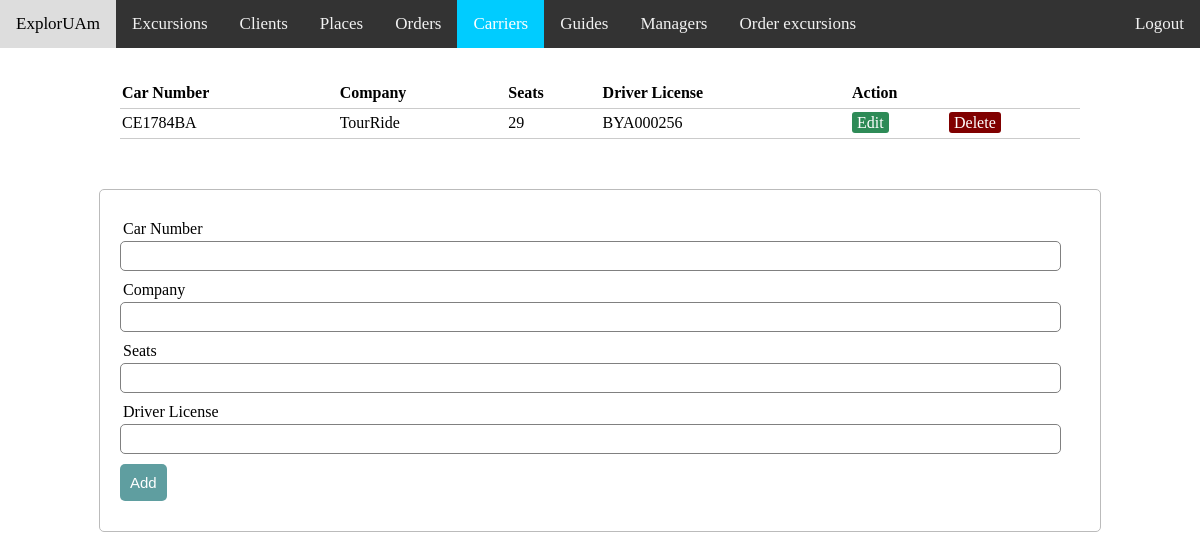
Page /admin_view/carriers.php on the committed database.
### tables this page shows
CREATE TABLE IF NOT EXISTS `carrier` (
  `id_carrier` int(11) NOT NULL AUTO_INCREMENT,
  `car_number` char(8) NOT NULL,
  `name_company` varchar(30) NOT NULL,
  `seats` int(11) NOT NULL,
  `driver_license` char(9) NOT NULL,
  PRIMARY KEY (`id_carrier`)
);

### admin_view/server.php (called while the page is built, shortened)
<?php
	$update = false;
	$car_number= "";
	$name_company= "";
	$driver_license= "";
?>

### admin_view/carriers.php (the view, shortened to what this page needs)
<?php  include('server.php');
?>
<html>
<head>
<link rel="stylesheet" href="adminstyle.css">
</head>
<body>
<div class="topnav"> <a class="hover">ExplorUAm</a>
  <a href="excursions.php">Excursions</a>
  <a href="clients.php">Clients</a>
  <a href="places.php">Places</a>
  <a href="orders.php">Orders</a>
  <a class="active" href="carriers.php">Carriers</a>
  <a href="guides.php">Guides</a>
  <a href="managers.php">Managers</a>
  <a href="order_excursions.php">Order excursions</a>
  <a href="../logout.php" style="float:right"> Logout </a>
</div>
<?php $results = mysqli_query($db, "SELECT * FROM carrier"); ?>
<table>
  <thead>
    <tr>
      <th>Car Number</th>
      <th>Company</th>
      <th>Seats</th>
      <th>Driver License</th>
      <th colspan="2">Action</th>
    </tr>
  </thead>
  <?php while ($row = mysqli_fetch_array($results)) { ?>
    <tr>
      <td><?php echo $row['car_number']; ?></td>
      <td><?php echo $row['name_company']; ?></td>
      <td><?php echo $row['seats']; ?></td>
      <td><?php echo $row['driver_license']; ?></td>
      <td>
        <a href="carriers.php?edit_carrier=<?php echo $row['id_carrier']; ?>" class="edit_btn" >Edit</a>
      </td>
      <td>
        <a href="server.php?del_carrier=<?php echo $row['id_carrier']; ?>" class="del_btn">Delete</a>
      </td>
    </tr>
  <?php } ?>
</table>
  <form method="post" action="server.php" >
    <div class="input-group">
      <label>Car Number</label>
      <input type="text" name="car_number" value="<?php echo $car_number; ?>">
    </div>
    <div class="input-group">
      <label>Company</label>
      <input type="text" name="name" value="<?php echo $name_company; ?>">
    </div>
    <div class="input-group">
      <label>Seats</label>
      <input type="text" name="seats"value="<?php echo $seats; ?>">
    </div>
    <div class="input-group">
      <label>Driver License</label>
      <input type="text" name="driver_license" value="<?php echo $driver_license; ?>">
    </div>
    <div class="input-group">
      <?php if ($update == true): ?>
      <button class="btn" type="submit" name="update_carrier" style="background: #ddd;" >Update</button>
      <?php else: ?>
      <button class="btn" type="submit" name="save_carrier" >Add</button>
      <?php endif ?>
    </div>
  </form>
</body>
</html>

### admin_view/adminstyle.css (style rules this page uses)
body { margin: 0; }
.topnav { overflow: hidden; background-color: #333; }
.topnav a { float: left; color: #f2f2f2; text-align: center; padding: 14px 16px; text-decoration: none; font-size: 17px; }
.topnav a.hover { background-color: #ddd; color: black; }
.topnav a.active { background-color: #00CCFF; color: white; }
table { width: 80%; margin: 30px auto; border-collapse: collapse; text-align: left; }
tr { border-bottom: 1px solid #cbcbcb; }
th, td { border: none; height: 30px; padding: 2px; }
form { width: 80%; margin: 50px auto; text-align: left; padding: 20px; border: 1px solid #bbbbbb; border-radius: 5px; }
.input-group { margin: 10px 0px 10px 0px; }
.input-group label { display: block; text-align: left; margin: 3px; }
.input-group input { height: 30px; width: 98%; padding: 5px 10px; font-size: 16px; border-radius: 5px; border: 1px solid gray; }
.btn { padding: 10px; font-size: 15px; color: white; background: #5F9EA0; border: none; border-radius: 5px; }
.edit_btn { text-decoration: none; padding: 2px 5px; background: #2E8B57; color: white; border-radius: 3px; }
.del_btn { text-decoration: none; padding: 2px 5px; color: white; border-radius: 3px; background: #800000; }

### rows in the picture
carrier: car_number "CE1784BA", name_company "TourRide", seats "29", driver_license "BYA000256"
